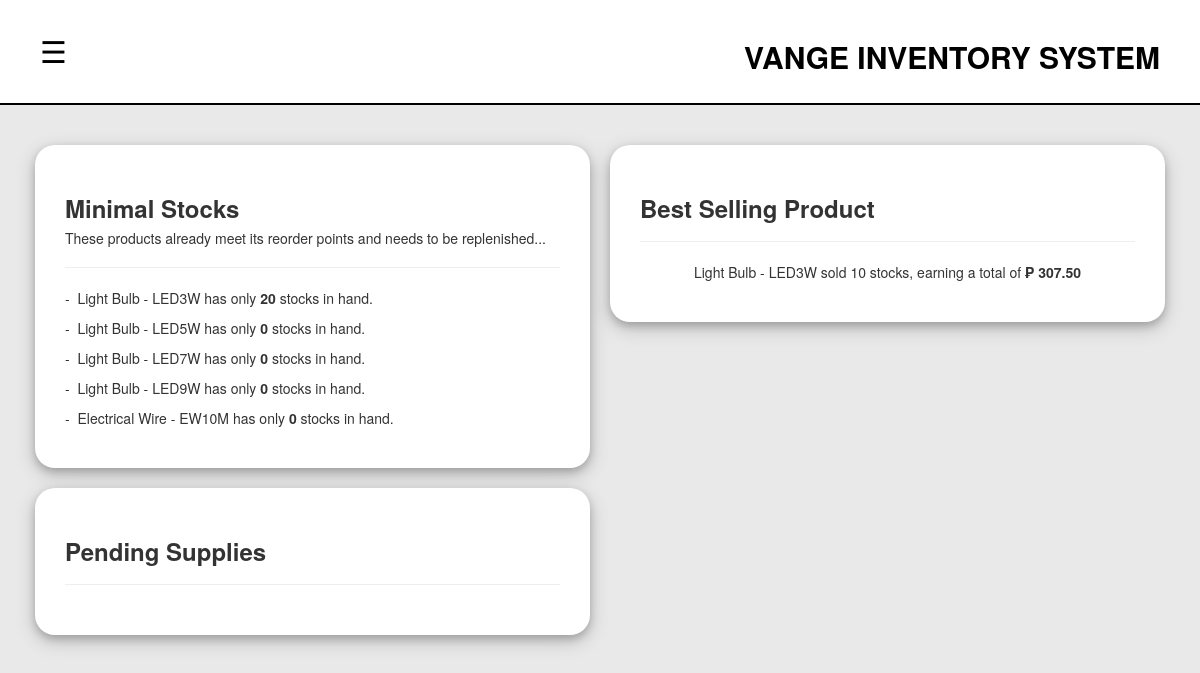
Page /index.php (signed in) on the committed database.
### tables this page shows
CREATE TABLE `products` (
  `id` int(11) NOT NULL,
  `code` varchar(50) NOT NULL,
  `name` varchar(100) NOT NULL,
  `description` text DEFAULT NULL,
  `category_id` int(11) NOT NULL,
  `tags` varchar(255) DEFAULT NULL,
  `discount` decimal(10,2) DEFAULT 0.00,
  `reorder_point` int(11) NOT NULL DEFAULT 0,
  `created_at` timestamp NOT NULL DEFAULT current_timestamp()
);

### index.php (the view, shortened to what this page needs)
<?php
    include("navbar.php");
?>
<!DOCTYPE html>
<html lang="en">
<head>
</head>
<body>
    <div class="content_container_index">
        <div class="row">
            <div class="col-lg-6" style="padding: 10px;">
                <div class="report_container">
                    <h3><b>Minimal Stocks</b></h3>
                    <h5>These products already meet its reorder points and needs to be replenished...</h5><hr>
                    <?php
                    while($row=$result->fetch_assoc()){
                        echo "<p>-&nbsp; $row[product_name] - $row[variant_name] has only <b>$row[stock_in_hand]</b> stocks in hand.</p>";
                    }
                    ?>
                </div>
                <br>
                <div class="report_container">
                    <h3><b>Pending Supplies</b></h3><hr>
                </div>
            </div>
            <div class="col-lg-6" style="padding: 10px;">
                <div class="report_container">
                    <h3><b>Best Selling Product</b></h3><hr>
                    <?php
                    $result = $conn->query("SELECT
                    p.name AS product_name,
                    pv.variant_name,
                    pv.price AS price_per_unit,
                    COALESCE(SUM(so.quantity), 0) AS total_quantity,
                    COALESCE(SUM(so.quantity * pv.price), 0) AS total_amount
                    FROM
                        product_variants pv
                    JOIN
                        products p ON pv.product_id = p.id
                    LEFT JOIN
                        sales_orders so ON pv.id = so.product_variant_id AND so.status = 'delivered'
                    GROUP BY
                        p.name, pv.variant_name
                    ORDER BY
                        total_amount DESC
                    LIMIT 1 ;
                    ");
                    while($row=$result->fetch_assoc()){
                        echo "<p><center>$row[product_name] - $row[variant_name] sold $row[total_quantity] stocks, earning a total of <b>₱ $row[total_amount] </p></center></p>";
                    }
                    ?>
                </div>
            </div>
        </div>
    </div>
</body>
</html>

### style.css (style rules this page uses)
body { overflow-x: hidden; background-color: rgb(233, 233, 233); }
.report_container { max-height: 500px; width: 100%; box-shadow: 0 4px 8px 0 rgba(0, 0, 0, 0.2), 0 6px 20px 0 rgba(0, 0, 0, 0.19); overflow: auto; margin: 0 auto; padding: 30px; border-radius: 20px; background-color: white; }
.content_container_index { padding: 40px; padding-top: 30px; width: 100%; margin: 0 auto; }

### rows in the picture
products: name "Light Bulb", row "LED3W", row "20", row "LED5W", row "0", row "LED7W", row "LED9W"
products: name "Electrical Wire", row "EW10M", row "0"

### other values in the picture
$row[product_name] "Light Bulb"
$row[variant_name] "LED3W"
$row[total_quantity] "10"
$row[total_amount] "307.50"
